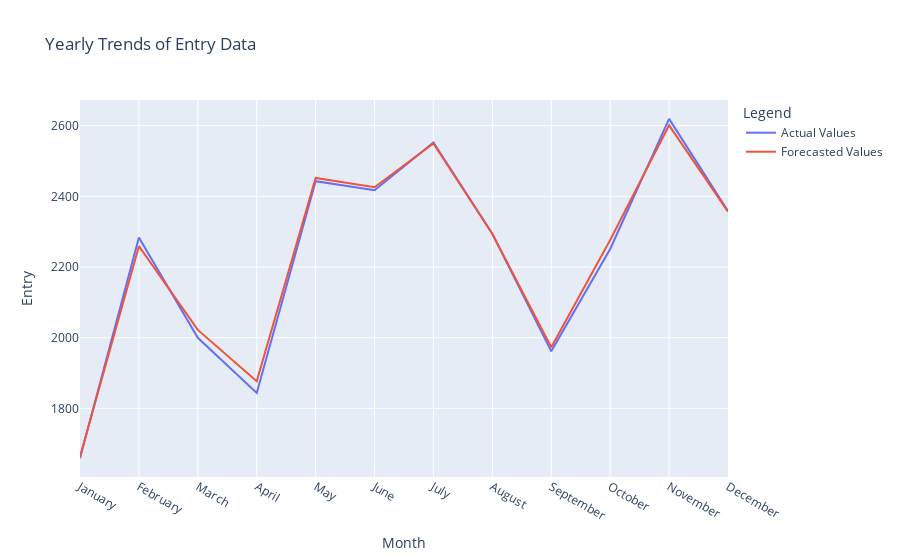

Notebook cell for this chart:
### Code cell
import pandas as pd
import plotly.express as px

# Group the data by month and calculate the mean for Actual Values and Forecasted Values
yearly_trends = df_features_with_predictions.groupby('month')[['Actual Values', 'Forecasted Values']].mean().reset_index()

# Map the month numbers to month names
yearly_trends['month'] = yearly_trends['month'].map({
    1: 'January', 2: 'February', 3: 'March', 4: 'April', 5: 'May', 6: 'June',
    7: 'July', 8: 'August', 9: 'September', 10: 'October', 11: 'November', 12: 'December'
})

# Sort the DataFrame by month order
yearly_trends['month'] = pd.Categorical(yearly_trends['month'], categories=[
    'January', 'February', 'March', 'April', 'May', 'June',
    'July', 'August', 'September', 'October', 'November', 'December'
], ordered=True)
yearly_trends = yearly_trends.sort_values('month')

# Plot the yearly trends using Plotly
fig = px.line(yearly_trends, x='month', y=['Actual Values', 'Forecasted Values'], title='Yearly Trends of Entry Data')

# Update layout for better visualization
fig.update_layout(
    xaxis_title='Month',
    yaxis_title='Entry',
    legend_title='Legend',
    xaxis=dict(
        tickmode='array',
        tickvals=[
            'January', 'February', 'March', 'April', 'May', 'June',
            'July', 'August', 'September', 'October', 'November', 'December'
        ],
        ticktext=[
            'January', 'February', 'March', 'April', 'May', 'June',
            'July', 'August', 'September', 'October', 'November', 'December'
        ]
    )
)

# Show the plot
fig.show()

### Figure 1 — Plotly figure (JSON) as saved in the notebook; plotly's stock layout.template omitted (floating-point values rounded to 4 significant figures)
{"data": [{"hovertemplate": "variable=Actual Values<br>month=%{x}<br>value=%{y}<extra></extra>", "legendgroup": "Actual Values", "line": {"color": "#636efa", "dash": "solid"}, "marker": {"symbol": "circle"}, "mode": "lines", "name": "Actual Values", "orientation": "v", "showlegend": true, "type": "scatter", "x": ["January", "February", "March", "April", "May", "June", "July", "August", "September", "October", "November", "December"], "xaxis": "x", "y": [1659.0, 2284.0, 2000.0, 1844.0, 2443.0, 2417.0, 2552.0, 2294.0, 1961.0, 2251.0, 2619.0, 2358.0], "yaxis": "y"}, {"hovertemplate": "variable=Forecasted Values<br>month=%{x}<br>value=%{y}<extra></extra>", "legendgroup": "Forecasted Values", "line": {"color": "#EF553B", "dash": "solid"}, "marker": {"symbol": "circle"}, "mode": "lines", "name": "Forecasted Values", "orientation": "v", "showlegend": true, "type": "scatter", "x": ["January", "February", "March", "April", "May", "June", "July", "August", "September", "October", "November", "December"], "xaxis": "x", "y": [1663.0, 2259.0, 2022.0, 1877.0, 2452.0, 2426.0, 2549.0, 2293.0, 1973.0, 2276.0, 2601.0, 2357.0], "yaxis": "y"}], "layout": {"legend": {"title": {"text": "Legend"}, "tracegroupgap": 0}, "title": {"text": "Yearly Trends of Entry Data"}, "xaxis": {"anchor": "y", "domain": [0, 1], "tickmode": "array", "ticktext": ["January", "February", "March", "April", "May", "June", "July", "August", "September", "October", "November", "December"], "tickvals": ["January", "February", "March", "April", "May", "June", "July", "August", "September", "October", "November", "December"], "title": {"text": "Month"}}, "yaxis": {"anchor": "x", "domain": [0, 1], "title": {"text": "Entry"}}}}
